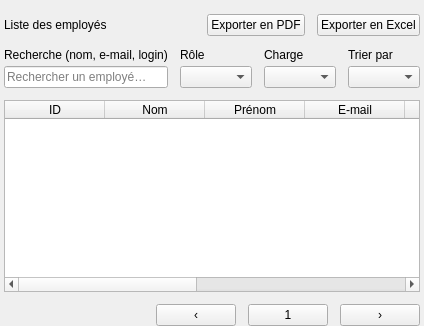
                     <widget class="QWidget" name="ongletListe">
                      <attribute name="title">
                       <string>📋  Liste des employés</string>
                      </attribute>
                      <layout class="QVBoxLayout" name="dispositionListe" stretch="0,0,1,0">
                       <property name="spacing">
                        <number>12</number>
                       </property>
                       <property name="leftMargin">
                        <number>4</number>
                       </property>
                       <property name="topMargin">
                        <number>14</number>
                       </property>
                       <property name="rightMargin">
                        <number>4</number>
                       </property>
                       <property name="bottomMargin">
                        <number>0</number>
                       </property>
                       <item>
                        <layout class="QHBoxLayout" name="enteteListe">
                         <item>
                          <widget class="QLabel" name="titreListe">
                           <property name="texte" stdset="0">
                            <string notr="true">h2</string>
                           </property>
                           <property name="text">
                            <string>Liste des employés</string>
                           </property>
                          </widget>
                         </item>
                         <item>
                          <spacer name="ressortListe">
                           <property name="orientation">
                            <enum>Qt::Horizontal</enum>
                           </property>
                           <property name="sizeHint" stdset="0">
                            <size>
                             <width>40</width>
                             <height>20</height>
                            </size>
                           </property>
                          </spacer>
                         </item>
                         <item>
                          <widget class="QPushButton" name="boutonPdf">
                           <property name="cursor">
                            <cursorShape>PointingHandCursor</cursorShape>
                           </property>
                           <property name="text">
                            <string>Exporter en PDF</string>
                           </property>
                           <property name="variante" stdset="0">
                            <string notr="true">contour</string>
                           </property>
                          </widget>
                         </item>
                         <item>
                          <widget class="QPushButton" name="boutonExcel">
                           <property name="cursor">
                            <cursorShape>PointingHandCursor</cursorShape>
                           </property>
                           <property name="text">
                            <string>Exporter en Excel</string>
                           </property>
                           <property name="variante" stdset="0">
                            <string notr="true">contour</string>
                           </property>
                          </widget>
                         </item>
                        </layout>
                       </item>
                       <item>
                        <layout class="QGridLayout" name="outilsListe" columnstretch="3,2,2,2">
                         <property name="horizontalSpacing">
                          <number>12</number>
                         </property>
                         <property name="verticalSpacing">
                          <number>4</number>
                         </property>
                         <item row="0" column="0">
                          <widget class="QLabel" name="libelleRecherche">
                           <property name="texte" stdset="0">
                            <string notr="true">petit</string>
                           </property>
                           <property name="text">
                            <string>Recherche (nom, e-mail, login)</string>
                           </property>
                          </widget>
                         </item>
                         <item row="0" column="1">
                          <widget class="QLabel" name="libelleFiltreRole">
                           <property name="texte" stdset="0">
                            <string notr="true">petit</string>
                           </property>
                           <property name="text">
                            <string>Rôle</string>
                           </property>
                          </widget>
                         </item>
                         <item row="0" column="2">
                          <widget class="QLabel" name="libelleFiltreCharge">
                           <property name="texte" stdset="0">
                            <string notr="true">petit</string>
                           </property>
                           <property name="text">
                            <string>Charge</string>
                           </property>
                          </widget>
                         </item>
                         <item row="0" column="3">
                          <widget class="QLabel" name="libelleTri">
                           <property name="texte" stdset="0">
                            <string notr="true">petit</string>
                           </property>
                           <property name="text">
                            <string>Trier par</string>
                           </property>
                          </widget>
                         </item>
                         <item row="1" column="0">
                          <widget class="QLineEdit" name="recherche">
                           <property name="placeholderText">
                            <string>Rechercher un employé…</string>
                           </property>
                           <property name="clearButtonEnabled">
                            <bool>true</bool>
                           </property>
                          </widget>
                         </item>
                         <item row="1" column="1">
                          <widget class="QComboBox" name="filtreRole" />
                         </item>
                         <item row="1" column="2">
                          <widget class="QComboBox" name="filtreCharge" />
                         </item>
                         <item row="1" column="3">
                          <widget class="QComboBox" name="triCombo" />
                         </item>
                        </layout>
                       </item>
                       <item>
                        <widget class="QTableWidget" name="tableEmployes">
                         <property name="editTriggers">
                          <set>QAbstractItemView::NoEditTriggers</set>
                         </property>
                         <property name="selectionMode">
                          <enum>QAbstractItemView::SingleSelection</enum>
                         </property>
                         <property name="selectionBehavior">
                          <enum>QAbstractItemView::SelectRows</enum>
                         </property>
                         <property name="verticalScrollMode">
                          <enum>QAbstractItemView::ScrollPerPixel</enum>
                         </property>
                         <property name="horizontalScrollMode">
                          <enum>QAbstractItemView::ScrollPerPixel</enum>
                         </property>
                         <property name="showGrid">
                          <bool>false</bool>
                         </property>
                         <property name="wordWrap">
                          <bool>false</bool>
                         </property>
                         <attribute name="horizontalHeaderMinimumSectionSize">
                          <number>50</number>
                         </attribute>
                         <attribute name="horizontalHeaderHighlightSections">
                          <bool>false</bool>
                         </attribute>
                         <attribute name="verticalHeaderVisible">
                          <bool>false</bool>
                         </attribute>
                         <attribute name="verticalHeaderDefaultSectionSize">
                          <number>46</number>
                         </attribute>
                         <column>
                          <property name="text">
                           <string>ID</string>
                          </property>
                         </column>
                         <column>
                          <property name="text">
                           <string>Nom</string>
                          </property>
                         </column>
                         <column>
                          <property name="text">
                           <string>Prénom</string>
                          </property>
                         </column>
                         <column>
                          <property name="text">
                           <string>E-mail</string>
                          </property>
                         </column>
                         <column>
                          <property name="text">
                           <string>Rôle</string>
                          </property>
                         </column>
                         <column>
                          <property name="text">
                           <string>Login</string>
                          </property>
                         </column>
                         <column>
                          <property name="text">
                           <string>Actives / gérées</string>
                          </property>
                         </column>
                         <column>
                          <property name="text">
                           <string>Charge</string>
                          </property>
                         </column>
                         <column>
                          <property name="text">
                           <string>Actions</string>
                          </property>
                         </column>
                        </widget>
                       </item>
                       <item>
                        <layout class="QHBoxLayout" name="piedDePage">
                         <item>
                          <widget class="QLabel" name="piedListe">
                           <property name="texte" stdset="0">
                            <string notr="true">discret</string>
                           </property>
                           <property name="text">
                            <string />
                           </property>
                          </widget>
                         </item>
                         <item>
                          <spacer name="ressortPied">
                           <property name="orientation">
                            <enum>Qt::Horizontal</enum>
                           </property>
                           <property name="sizeHint" stdset="0">
                            <size>
                             <width>40</width>
                             <height>20</height>
                            </size>
                           </property>
                          </spacer>
                         </item>
                         <item>
                          <widget class="QPushButton" name="pagePrecedente">
                           <property name="cursor">
                            <cursorShape>PointingHandCursor</cursorShape>
                           </property>
                           <property name="toolTip">
                            <string>Page précédente</string>
                           </property>
                           <property name="text">
                            <string>‹</string>
                           </property>
                           <property name="variante" stdset="0">
                            <string notr="true">page</string>
                           </property>
                          </widget>
                         </item>
                         <item>
                          <widget class="QPushButton" name="pageCourante">
                           <property name="cursor">
                            <cursorShape>PointingHandCursor</cursorShape>
                           </property>
                           <property name="text">
                            <string>1</string>
                           </property>
                           <property name="variante" stdset="0">
                            <string notr="true">pageActive</string>
                           </property>
                          </widget>
                         </item>
                         <item>
                          <widget class="QPushButton" name="pageSuivante">
                           <property name="cursor">
                            <cursorShape>PointingHandCursor</cursorShape>
                           </property>
                           <property name="toolTip">
                            <string>Page suivante</string>
                           </property>
                           <property name="text">
                            <string>›</string>
                           </property>
                           <property name="variante" stdset="0">
                            <string notr="true">page</string>
                           </property>
                          </widget>
                         </item>
                        </layout>
                       </item>
                      </layout>
                     </widget>
